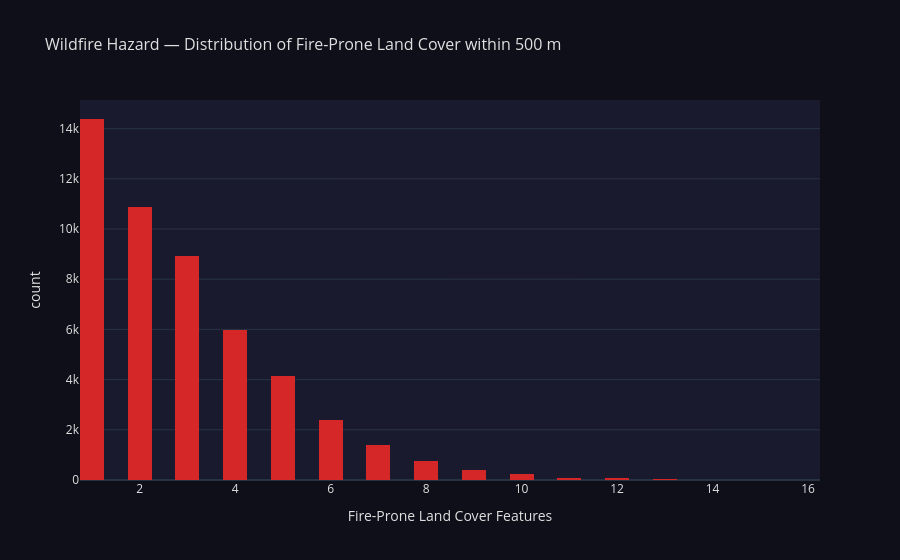
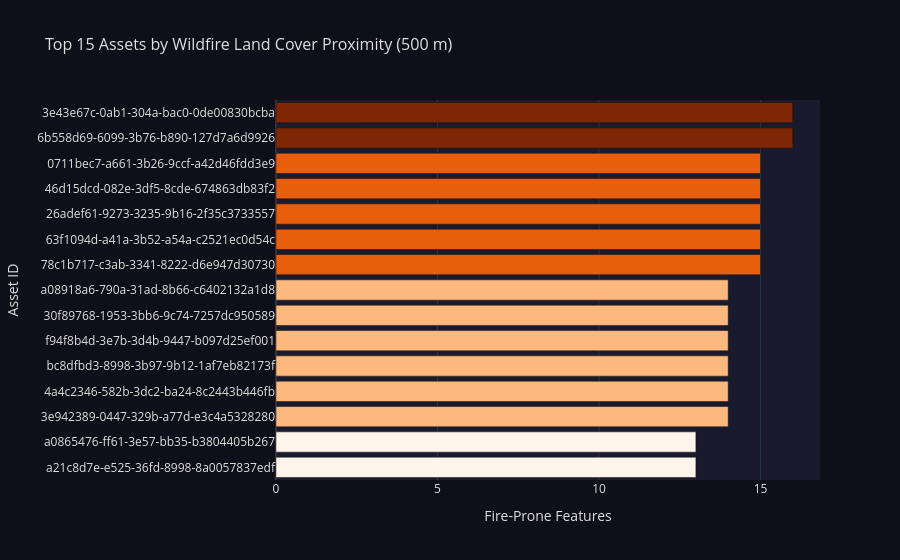

Write notebook code for charts like these, in order.
### Code cell
# =============================================================================
# Step 4 Visualization -- Wildfire Hazard Proximity
# =============================================================================

wildfire_pd = wildfire_proximity.select("asset_id", "wildfire_landcover_count").toPandas()
top_wf_pd = wildfire_proximity.orderBy(F.desc("wildfire_landcover_count")).limit(15).toPandas()

plot_setup_step4_wildfire(wildfire_pd, top_wf_pd, WILDFIRE_BUFFER_M)

### Figure 1 — Plotly figure (JSON) as saved in the notebook; plotly's stock layout.template omitted (floating-point values rounded to 4 significant figures; data arrays with more than 128 entries replaced by an {"elided": "..."} marker saying what was removed)
{"data": [{"bingroup": "x", "hovertemplate": "Fire-Prone Land Cover Features=%{x}<br>count=%{y}<extra></extra>", "legendgroup": "", "marker": {"color": "#d62728", "pattern": {"shape": ""}}, "name": "", "nbinsx": 40, "orientation": "v", "showlegend": false, "type": "histogram", "x": {"elided": "49749 int values"}, "xaxis": "x", "yaxis": "y"}], "layout": {"barmode": "relative", "font": {"color": "#e0e0e0"}, "legend": {"tracegroupgap": 0}, "paper_bgcolor": "#0f0f1a", "plot_bgcolor": "#1a1a2e", "title": {"font": {"size": 16}, "text": "Wildfire Hazard — Distribution of Fire-Prone Land Cover within 500 m"}, "xaxis": {"anchor": "y", "domain": [0, 1], "title": {"text": "Fire-Prone Land Cover Features"}}, "yaxis": {"anchor": "x", "domain": [0, 1], "title": {"text": "count"}}}}

### Figure 2 — Plotly figure (JSON) as saved in the notebook; plotly's stock layout.template omitted (floating-point values rounded to 4 significant figures)
{"data": [{"hovertemplate": "Fire-Prone Features=%{marker.color}<br>Asset ID=%{y}<extra></extra>", "legendgroup": "", "marker": {"color": [16, 16, 15, 15, 15, 15, 15, 14, 14, 14, 14, 14, 14, 13, 13], "coloraxis": "coloraxis", "pattern": {"shape": ""}}, "name": "", "orientation": "h", "showlegend": false, "textposition": "auto", "type": "bar", "x": [16, 16, 15, 15, 15, 15, 15, 14, 14, 14, 14, 14, 14, 13, 13], "xaxis": "x", "y": ["3e43e67c-0ab1-304a-bac0-0de00830bcba", "6b558d69-6099-3b76-b890-127d7a6d9926", "0711bec7-a661-3b26-9ccf-a42d46fdd3e9", "46d15dcd-082e-3df5-8cde-674863db83f2", "26adef61-9273-3235-9b16-2f35c3733557", "63f1094d-a41a-3b52-a54a-c2521ec0d54c", "78c1b717-c3ab-3341-8222-d6e947d30730", "a08918a6-790a-31ad-8b66-c6402132a1d8", "30f89768-1953-3bb6-9c74-7257dc950589", "f94f8b4d-3e7b-3d4b-9447-b097d25ef001", "bc8dfbd3-8998-3b97-9b12-1af7eb82173f", "4a4c2346-582b-3dc2-ba24-8c2443b446fb", "3e942389-0447-329b-a77d-e3c4a5328280", "a0865476-ff61-3e57-bb35-b3804405b267", "a21c8d7e-e525-36fd-8998-8a0057837edf"], "yaxis": "y"}], "layout": {"barmode": "relative", "coloraxis": {"colorbar": {"title": {"text": "Fire-Prone Features"}}, "colorscale": [[0, "rgb(255,245,235)"], [0.125, "rgb(254,230,206)"], [0.25, "rgb(253,208,162)"], [0.375, "rgb(253,174,107)"], [0.5, "rgb(253,141,60)"], [0.625, "rgb(241,105,19)"], [0.75, "rgb(217,72,1)"], [0.875, "rgb(166,54,3)"], [1, "rgb(127,39,4)"]], "showscale": false}, "font": {"color": "#e0e0e0"}, "legend": {"tracegroupgap": 0}, "paper_bgcolor": "#0f0f1a", "plot_bgcolor": "#1a1a2e", "title": {"font": {"size": 16}, "text": "Top 15 Assets by Wildfire Land Cover Proximity (500 m)"}, "xaxis": {"anchor": "y", "domain": [0, 1], "title": {"text": "Fire-Prone Features"}}, "yaxis": {"anchor": "x", "autorange": "reversed", "domain": [0, 1], "title": {"text": "Asset ID"}}}}
